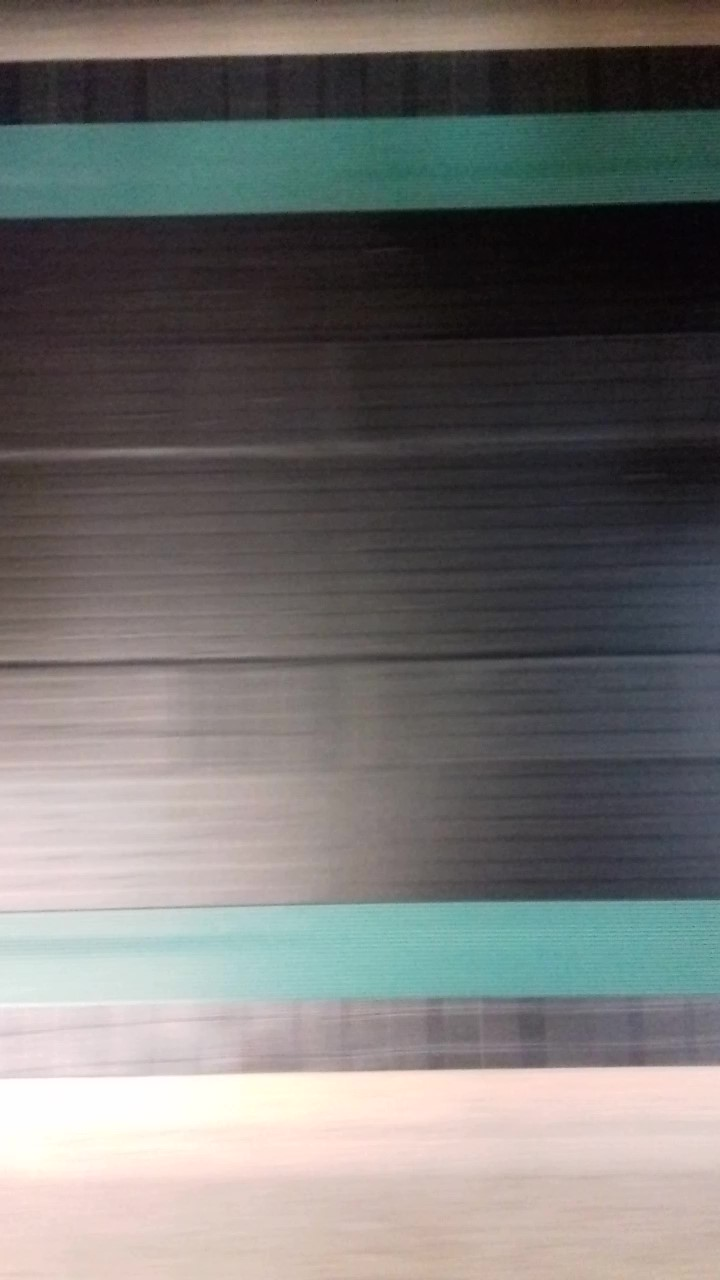
#> input picture images/tasma.jpg, 720 x 1280 px, found by its file name
$ python sobel.py
#> lines starting #> are read from the running program, lines starting #| are printed output that depends on the picture
import numpy as np
import matplotlib.pyplot as plt

from skimage.data import camera
from skimage.filters import roberts, sobel, scharr, prewitt
from skimage import io

#image = camera()
image = io.imread('images/tasma.jpg', as_gray=True)
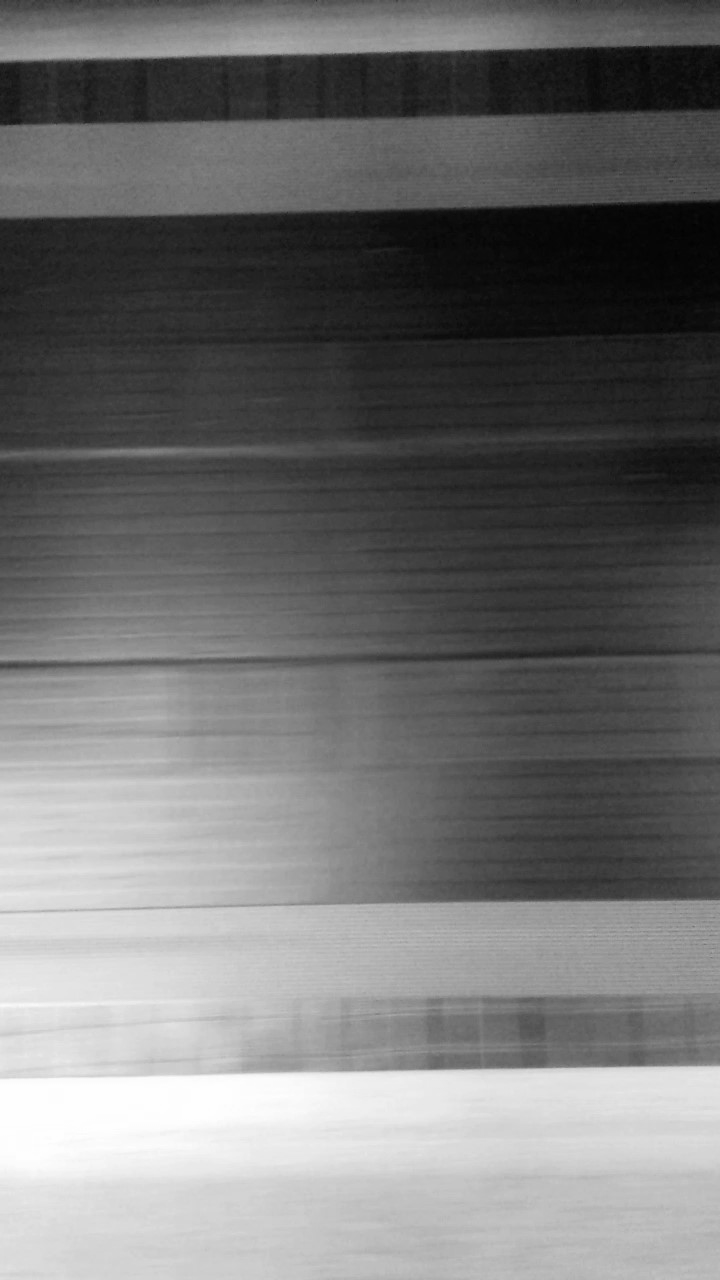
#> image: shape (1280, 720) float64; min 0.007, max 0.999, mean 0.449
edge_roberts = prewitt(image)
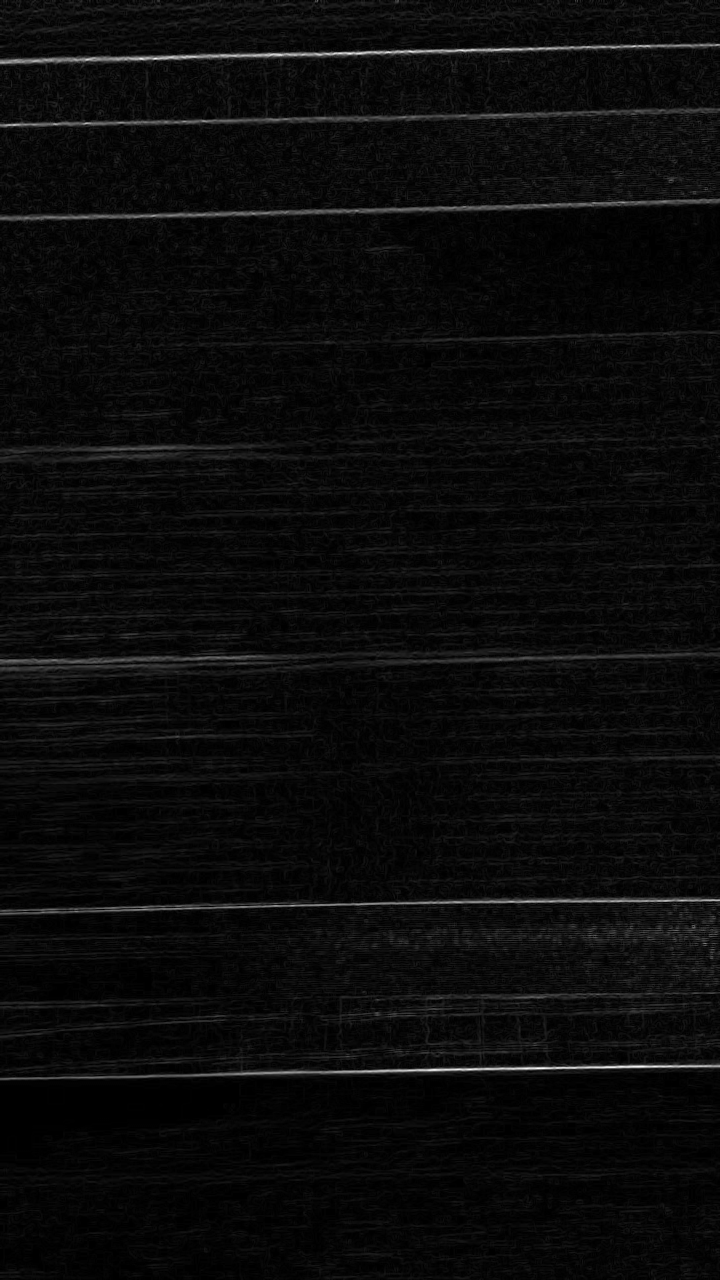
#> edge_roberts: shape (1280, 720) float64; min 0, max 0.235, mean 0.0102; drawn with min black and max white
edge_sobel = sobel(image)

fig, ax = plt.subplots(ncols=3, sharex=True, sharey=True,
                       figsize=(8, 4))

ax[0].imshow(image, cmap=plt.cm.gray)
ax[0].set_title('Input image')

ax[1].imshow(edge_roberts, cmap=plt.cm.gray)
ax[1].set_title('Roberts Edge Detection')

ax[2].imshow(edge_sobel, cmap=plt.cm.gray)
ax[2].set_title('Sobel Edge Detection')

for a in ax:
    a.axis('off')

plt.tight_layout()
plt.show()
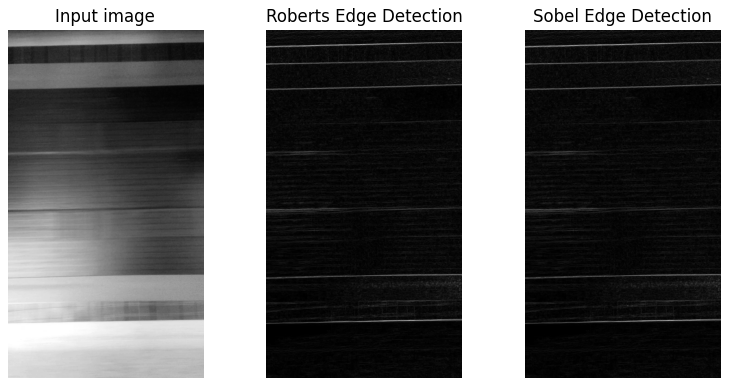
#> figure drawn by matplotlib, 3 panels

$ run again, with images/window.jpg copied over images/tasma.jpg
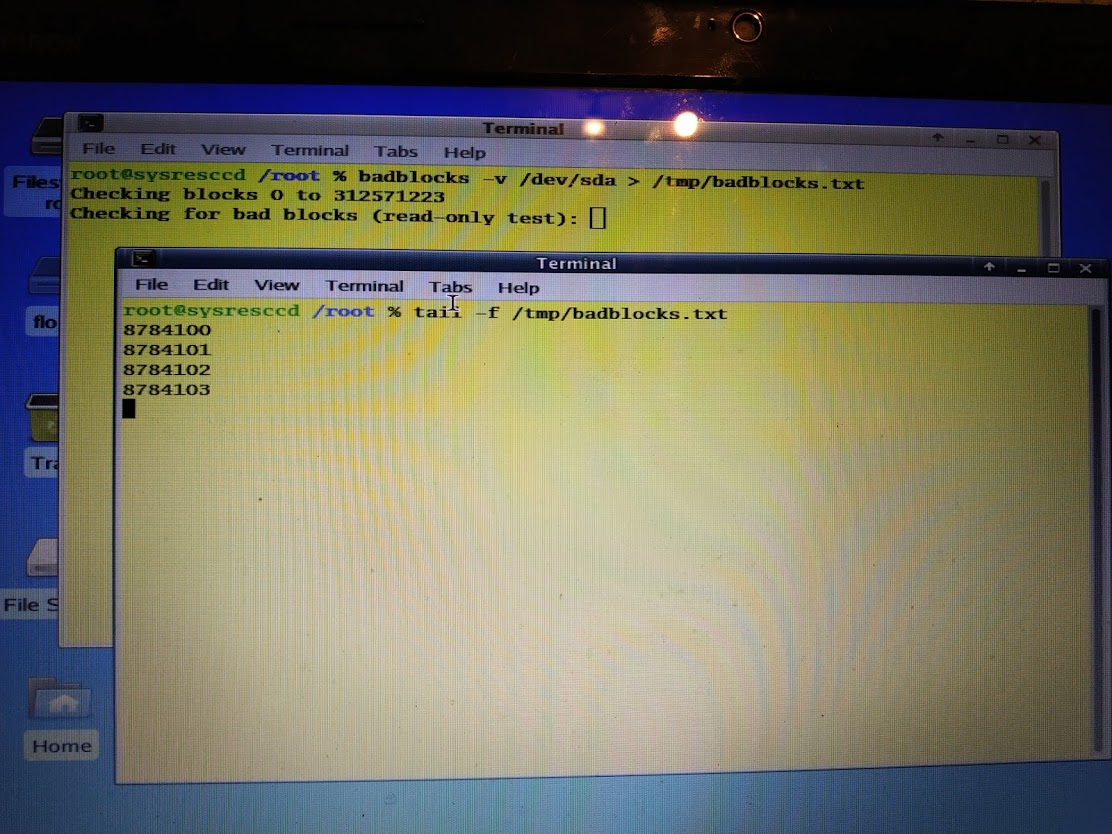
#> input picture images/window.jpg, 1112 x 834 px, found by its file name
#> `edge_roberts = prewitt(image)`:
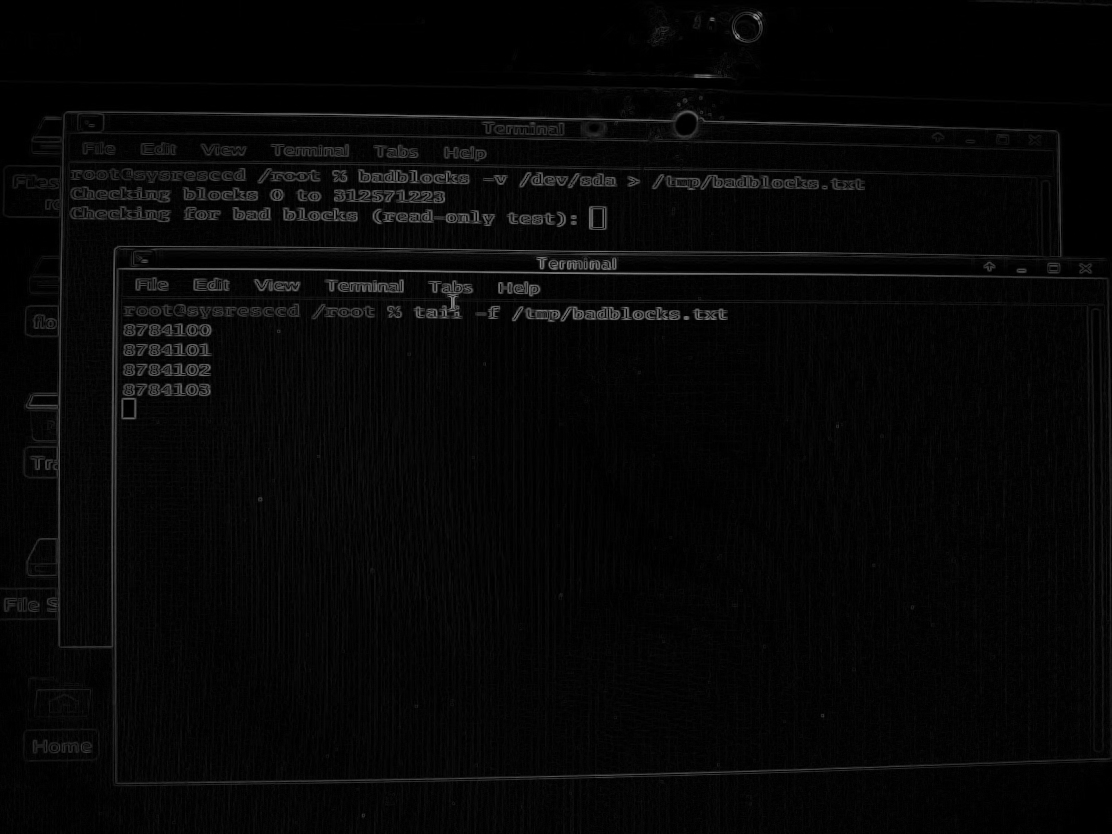
#> edge_roberts: shape (834, 1112) float64; min 0, max 0.618, mean 0.0276
#> `plt.show()`:
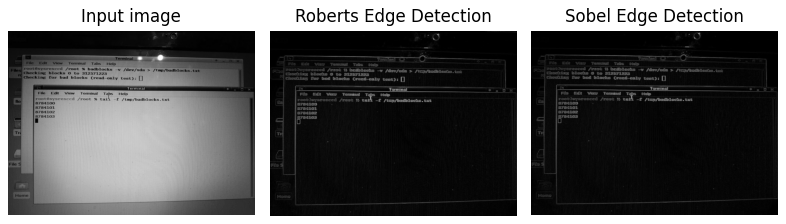
#> figure drawn by matplotlib, 3 panels
